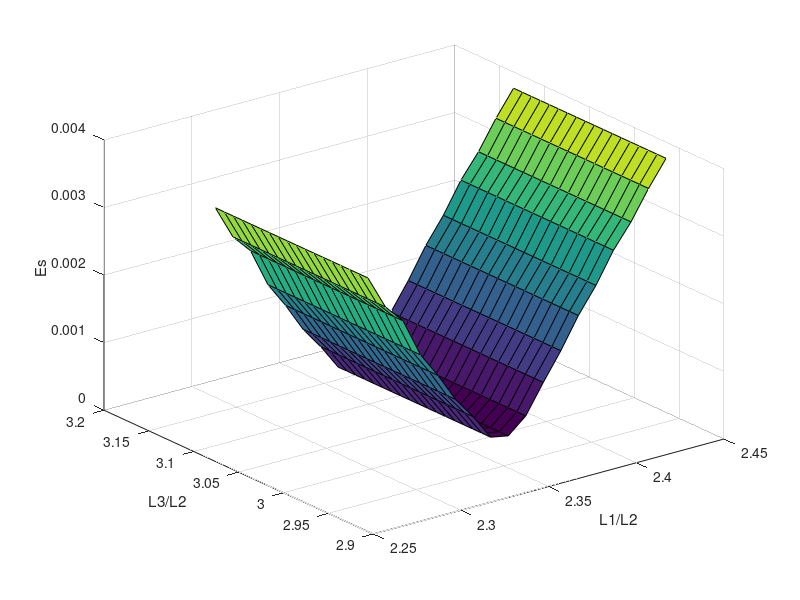

Source code (MATLAB):
%superficie donde se observa la relacion Es(L1/L2,L3/L2) donde se observa
%la veracidad de los datos obtenidos en la tabla de Hoeken-Chebyschev.
%los datos del Es fueron obtenidos mediante el analisis de movimiento en
%solidworks.
%Mecanismos
%Universidad Autonoma de Manizales
%elavorado por Juan Sebastian Guzman Franco 


clc 
clear all 

rel1=2.945:0.01:3.115;
rel2=2.27:0.01:2.44;
Es=[0.003375 0.002875 0.0026 0.002025 0.00165 0.001225 0.0009 0.000525 0.000475 0.0007 0.001125 0.001525 0.001975 0.00235 0.0028 0.00315 0.003575 0.00395
    0.003375 0.002875 0.0026 0.002025 0.00165 0.001225 0.0009 0.000525 0.000475 0.0007 0.001125 0.001525 0.001975 0.00235 0.0028 0.00315 0.003575 0.00395
    0.003375 0.002875 0.0026 0.002025 0.00165 0.001225 0.0009 0.000525 0.000475 0.0007 0.001125 0.001525 0.001975 0.00235 0.0028 0.00315 0.003575 0.00395
    0.003375 0.002875 0.0026 0.002025 0.00165 0.001225 0.0009 0.000525 0.000475 0.0007 0.001125 0.001525 0.001975 0.00235 0.0028 0.00315 0.003575 0.00395
    0.003375 0.002875 0.0026 0.002025 0.00165 0.001225 0.0009 0.000525 0.000475 0.0007 0.001125 0.001525 0.001975 0.00235 0.0028 0.00315 0.003575 0.00395
    0.003375 0.002875 0.0026 0.002025 0.00165 0.001225 0.0009 0.000525 0.000475 0.0007 0.001125 0.001525 0.001975 0.00235 0.0028 0.00315 0.003575 0.00395
    0.003375 0.002875 0.0026 0.002025 0.00165 0.001225 0.0009 0.000525 0.000475 0.0007 0.001125 0.001525 0.001975 0.00235 0.0028 0.00315 0.003575 0.00395
    0.003375 0.002875 0.0026 0.002025 0.00165 0.001225 0.0009 0.000525 0.000475 0.0007 0.001125 0.001525 0.001975 0.00235 0.0028 0.00315 0.003575 0.00395
    0.003375 0.002875 0.0026 0.002025 0.00165 0.001225 0.0009 0.000525 0.000475 0.0007 0.001125 0.001525 0.001975 0.00235 0.0028 0.00315 0.003575 0.00395
    0.003375 0.002875 0.0026 0.002025 0.00165 0.001225 0.0009 0.000525 0.000475 0.0007 0.001125 0.001525 0.001975 0.00235 0.0028 0.00315 0.003575 0.00395
    0.003375 0.002875 0.0026 0.002025 0.00165 0.001225 0.0009 0.000525 0.000475 0.0007 0.001125 0.001525 0.001975 0.00235 0.0028 0.00315 0.003575 0.00395
    0.003375 0.002875 0.0026 0.002025 0.00165 0.001225 0.0009 0.000525 0.000475 0.0007 0.001125 0.001525 0.001975 0.00235 0.0028 0.00315 0.003575 0.00395
    0.003375 0.002875 0.0026 0.002025 0.00165 0.001225 0.0009 0.000525 0.000475 0.0007 0.001125 0.001525 0.001975 0.00235 0.0028 0.00315 0.003575 0.00395
    0.003375 0.002875 0.0026 0.002025 0.00165 0.001225 0.0009 0.000525 0.000475 0.0007 0.001125 0.001525 0.001975 0.00235 0.0028 0.00315 0.003575 0.00395
    0.003375 0.002875 0.0026 0.002025 0.00165 0.001225 0.0009 0.000525 0.000475 0.0007 0.001125 0.001525 0.001975 0.00235 0.0028 0.00315 0.003575 0.00395
    0.003375 0.002875 0.0026 0.002025 0.00165 0.001225 0.0009 0.000525 0.000475 0.0007 0.001125 0.001525 0.001975 0.00235 0.0028 0.00315 0.003575 0.00395
    0.003375 0.002875 0.0026 0.002025 0.00165 0.001225 0.0009 0.000525 0.000475 0.0007 0.001125 0.001525 0.001975 0.00235 0.0028 0.00315 0.003575 0.00395
    0.003375 0.002875 0.0026 0.002025 0.00165 0.001225 0.0009 0.000525 0.000475 0.0007 0.001125 0.001525 0.001975 0.00235 0.0028 0.00315 0.003575 0.00395];
[Rel2,Rel1] = meshgrid(rel2,rel1);
surf(rel2,rel1,Es)
xlabel('L1/L2'), ylabel('L3/L2'),zlabel('Es')
